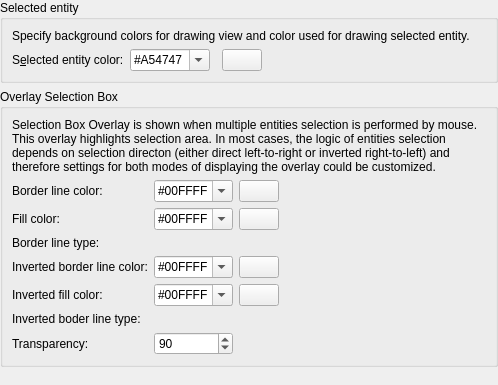
<?xml version="1.0" encoding="UTF-8"?>
<ui version="4.0">
 <class>LC_SettingsPageGraphicViewSelection</class>
 <widget class="QWidget" name="LC_SettingsPageGraphicViewSelection">
  <property name="geometry">
   <rect>
    <x>0</x>
    <y>0</y>
    <width>498</width>
    <height>385</height>
   </rect>
  </property>
  <layout class="QGridLayout" name="gridLayout_main">
   <property name="leftMargin">
    <number>0</number>
   </property>
   <property name="topMargin">
    <number>0</number>
   </property>
   <property name="rightMargin">
    <number>0</number>
   </property>
   <property name="bottomMargin">
    <number>0</number>
   </property>
   <item row="0" column="0">
    <widget class="QGroupBox" name="groupBox_19">
     <property name="title">
      <string>Selected entity</string>
     </property>
     <layout class="QGridLayout" name="gridLayout_40">
      <item row="1" column="3">
       <widget class="LC_ColorButton" name="pb_selected">
        <property name="sizePolicy">
         <sizepolicy hsizetype="Maximum" vsizetype="Fixed">
          <horstretch>0</horstretch>
          <verstretch>0</verstretch>
         </sizepolicy>
        </property>
        <property name="toolTip">
         <string>Selected Entity

Click to select color.</string>
        </property>
       </widget>
      </item>
      <item row="1" column="0">
       <widget class="QLabel" name="lSelectedColor">
        <property name="text">
         <string>S&amp;elected entity color:</string>
        </property>
        <property name="wordWrap">
         <bool>false</bool>
        </property>
        <property name="buddy">
         <cstring>cbSelectedColor</cstring>
        </property>
       </widget>
      </item>
      <item row="0" column="0" colspan="5">
       <widget class="QLabel" name="label">
        <property name="frameShape">
         <enum>QFrame::Shape::NoFrame</enum>
        </property>
        <property name="frameShadow">
         <enum>QFrame::Shadow::Plain</enum>
        </property>
        <property name="lineWidth">
         <number>1</number>
        </property>
        <property name="midLineWidth">
         <number>0</number>
        </property>
        <property name="text">
         <string>Specify background colors for drawing view and color used for drawing selected entity.</string>
        </property>
        <property name="wordWrap">
         <bool>true</bool>
        </property>
       </widget>
      </item>
      <item row="1" column="1">
       <widget class="LC_ContentAdjustableComboBox" name="cbSelectedColor">
        <property name="toolTip">
         <string>Selected Entity Color

Color for selected entities</string>
        </property>
        <property name="editable">
         <bool>true</bool>
        </property>
        <item>
         <property name="text">
          <string notr="true">#A54747</string>
         </property>
        </item>
       </widget>
      </item>
      <item row="1" column="4">
       <spacer name="horizontalSpacer_2">
        <property name="orientation">
         <enum>Qt::Orientation::Horizontal</enum>
        </property>
        <property name="sizeHint" stdset="0">
         <size>
          <width>0</width>
          <height>0</height>
         </size>
        </property>
       </spacer>
      </item>
     </layout>
    </widget>
   </item>
   <item row="1" column="0">
    <widget class="QGroupBox" name="groupBox_13">
     <property name="title">
      <string>Overlay Selection Box</string>
     </property>
     <layout class="QGridLayout" name="gridLayout_14">
      <item row="2" column="3">
       <spacer name="horizontalSpacer">
        <property name="orientation">
         <enum>Qt::Orientation::Horizontal</enum>
        </property>
        <property name="sizeHint" stdset="0">
         <size>
          <width>0</width>
          <height>0</height>
         </size>
        </property>
       </spacer>
      </item>
      <item row="5" column="1">
       <widget class="LC_ContentAdjustableComboBox" name="cbOverlayBoxFillInverted">
        <property name="toolTip">
         <string>Inverted Selection Fill Color

Color for filling inverted overlay selection box</string>
        </property>
        <property name="editable">
         <bool>true</bool>
        </property>
        <item>
         <property name="text">
          <string notr="true">#00FFFF</string>
         </property>
        </item>
       </widget>
      </item>
      <item row="4" column="1">
       <widget class="LC_ContentAdjustableComboBox" name="cbOverlayBoxLineInverted">
        <property name="toolTip">
         <string>Inverted Selection Boundary Color

Color of line for overlay selection box if box is inverted (from right to left)</string>
        </property>
        <property name="editable">
         <bool>true</bool>
        </property>
        <item>
         <property name="text">
          <string notr="true">#00FFFF</string>
         </property>
        </item>
       </widget>
      </item>
      <item row="4" column="2">
       <widget class="LC_ColorButton" name="pbOverlayBoxLineInverted">
        <property name="sizePolicy">
         <sizepolicy hsizetype="Maximum" vsizetype="Fixed">
          <horstretch>0</horstretch>
          <verstretch>0</verstretch>
         </sizepolicy>
        </property>
        <property name="toolTip">
         <string>Inverted Selection Boundary

Click to select color (inverted mode).</string>
        </property>
       </widget>
      </item>
      <item row="6" column="1" colspan="2">
       <widget class="QG_LineTypeBox" name="wOverlaySelectionInvertedLineType" native="true">
        <property name="toolTip">
         <string>Inverted Selection Boundary Line Type

Overlay selection box boundary line type (inverted mode)</string>
        </property>
       </widget>
      </item>
      <item row="1" column="0">
       <widget class="QLabel" name="label_6">
        <property name="text">
         <string>Border line color:</string>
        </property>
        <property name="buddy">
         <cstring>cbOverlayBoxLine</cstring>
        </property>
       </widget>
      </item>
      <item row="2" column="0">
       <widget class="QLabel" name="label_7">
        <property name="toolTip">
         <string>Overlay </string>
        </property>
        <property name="text">
         <string>Fill color:</string>
        </property>
        <property name="buddy">
         <cstring>cbOverlayBoxFill</cstring>
        </property>
       </widget>
      </item>
      <item row="7" column="0">
       <widget class="QLabel" name="label_12">
        <property name="toolTip">
         <string>Smaller value - higher transparency of overlay</string>
        </property>
        <property name="text">
         <string>Transparency:</string>
        </property>
        <property name="buddy">
         <cstring>sbOverlayBoxTransparency</cstring>
        </property>
       </widget>
      </item>
      <item row="2" column="1">
       <widget class="LC_ContentAdjustableComboBox" name="cbOverlayBoxFill">
        <property name="toolTip">
         <string>Selection Fill Color

Fill color for overlay selection box</string>
        </property>
        <property name="editable">
         <bool>true</bool>
        </property>
        <item>
         <property name="text">
          <string notr="true">#00FFFF</string>
         </property>
        </item>
       </widget>
      </item>
      <item row="5" column="2">
       <widget class="LC_ColorButton" name="pbOverlayBoxFillInverted">
        <property name="sizePolicy">
         <sizepolicy hsizetype="Maximum" vsizetype="Fixed">
          <horstretch>0</horstretch>
          <verstretch>0</verstretch>
         </sizepolicy>
        </property>
        <property name="toolTip">
         <string>Inverted Selection Fillr

Click to select color (inverted mode).</string>
        </property>
       </widget>
      </item>
      <item row="6" column="0">
       <widget class="QLabel" name="label_42">
        <property name="text">
         <string>Inverted boder line type:</string>
        </property>
       </widget>
      </item>
      <item row="3" column="0">
       <widget class="QLabel" name="label_41">
        <property name="text">
         <string>Border line type:</string>
        </property>
       </widget>
      </item>
      <item row="1" column="2">
       <widget class="LC_ColorButton" name="pbOverlayBoxLine">
        <property name="sizePolicy">
         <sizepolicy hsizetype="Maximum" vsizetype="Fixed">
          <horstretch>0</horstretch>
          <verstretch>0</verstretch>
         </sizepolicy>
        </property>
        <property name="toolTip">
         <string>Selection Boundary

Click to select color.</string>
        </property>
       </widget>
      </item>
      <item row="5" column="0">
       <widget class="QLabel" name="label_10">
        <property name="text">
         <string>Inverted fill color:</string>
        </property>
        <property name="buddy">
         <cstring>cbOverlayBoxFillInverted</cstring>
        </property>
       </widget>
      </item>
      <item row="1" column="1">
       <widget class="LC_ContentAdjustableComboBox" name="cbOverlayBoxLine">
        <property name="toolTip">
         <string>Selection Boundary Color

Color for line for overlay box</string>
        </property>
        <property name="editable">
         <bool>true</bool>
        </property>
        <item>
         <property name="text">
          <string notr="true">#00FFFF</string>
         </property>
        </item>
       </widget>
      </item>
      <item row="7" column="1">
       <widget class="QSpinBox" name="sbOverlayBoxTransparency">
        <property name="toolTip">
         <string>Selection Overlay Transparency

Transparency for overlay selection box. Smaller value - more transparent.</string>
        </property>
        <property name="minimum">
         <number>10</number>
        </property>
        <property name="value">
         <number>90</number>
        </property>
       </widget>
      </item>
      <item row="3" column="1" colspan="2">
       <widget class="QG_LineTypeBox" name="wOverlaySelectionLineType" native="true">
        <property name="toolTip">
         <string>Selection Boundary Line Type

Overlay selection box boundary line type (normal mode)</string>
        </property>
       </widget>
      </item>
      <item row="2" column="2">
       <widget class="LC_ColorButton" name="pbOverlayBoxFill">
        <property name="sizePolicy">
         <sizepolicy hsizetype="Maximum" vsizetype="Fixed">
          <horstretch>0</horstretch>
          <verstretch>0</verstretch>
         </sizepolicy>
        </property>
        <property name="toolTip">
         <string>Selection Fill

Click to select color.</string>
        </property>
       </widget>
      </item>
      <item row="4" column="0">
       <widget class="QLabel" name="label_9">
        <property name="text">
         <string>Inverted border line color:</string>
        </property>
        <property name="buddy">
         <cstring>cbOverlayBoxLineInverted</cstring>
        </property>
       </widget>
      </item>
      <item row="0" column="0" colspan="4">
       <widget class="QLabel" name="label_2">
        <property name="text">
         <string>Selection Box Overlay is shown when multiple entities selection is performed by mouse. This overlay highlights selection area. In most cases, the logic of entities selection depends on selection directon (either direct left-to-right or inverted right-to-left) and therefore settings for both modes of displaying the overlay could be customized.</string>
        </property>
        <property name="wordWrap">
         <bool>true</bool>
        </property>
       </widget>
      </item>
     </layout>
    </widget>
   </item>
   <item row="2" column="0">
    <spacer name="verticalSpacer">
     <property name="orientation">
      <enum>Qt::Orientation::Vertical</enum>
     </property>
     <property name="sizeHint" stdset="0">
      <size>
       <width>0</width>
       <height>0</height>
      </size>
     </property>
    </spacer>
   </item>
  </layout>
 </widget>
 <customwidgets>
  <customwidget>
   <class>LC_ColorButton</class>
   <extends>QPushButton</extends>
   <header>lc_color_button.h</header>
  </customwidget>
  <customwidget>
   <class>QG_LineTypeBox</class>
   <extends>QWidget</extends>
   <header>qg_linetypebox.h</header>
  </customwidget>
         <customwidget>
             <class>LC_ContentAdjustableComboBox</class>
             <extends>QComboBox</extends>
             <header location="global">lc_content_adjustable_combo_box.h</header>
         </customwidget>
 </customwidgets>
 <resources/>
 <connections/>
</ui>
